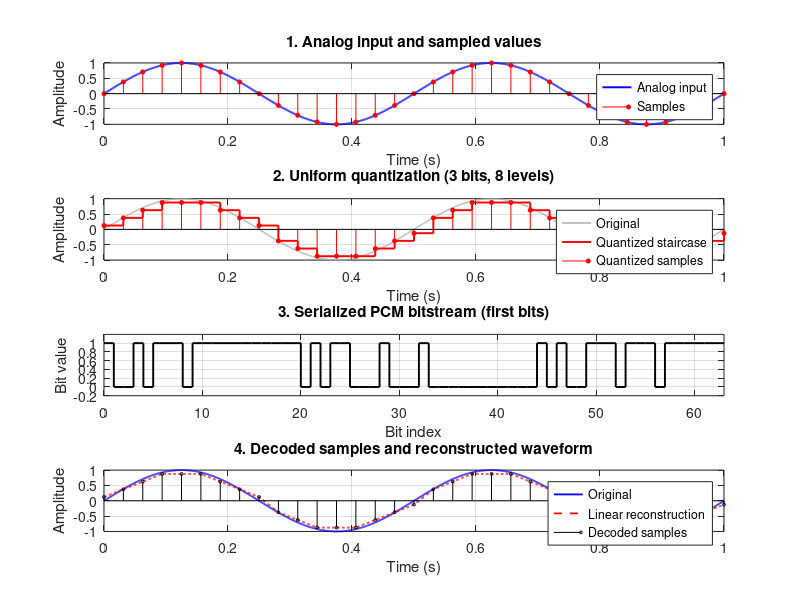

Write the MATLAB code that produced this figure.
%% Experiment 1: Pulse Code Modulation (PCM) and Demodulation
% Standalone simulation; uses core MATLAB functions only.
% Save as pcm_simulation.m and press Run.

clear; close all; clc;

%% Parameters
A = 1;                  % Analog signal peak amplitude
fm = 2;                 % Analog signal frequency (Hz)
fs = 32;                % Sampling frequency (Hz), must exceed 2*fm
nBits = 3;              % Bits per PCM sample
T = 1;                  % Simulation duration (s)
t = 0:1/2000:T;         % Fine time grid for the analog signal

if fs <= 2*fm
    warning('Sampling theorem: choose fs > 2*fm for this demonstration.');
end

x = A*sin(2*pi*fm*t);

%% Sampling
Ts = 1/fs;
ts = 0:Ts:T;
xs = A*sin(2*pi*fm*ts);

%% Uniform quantization
L = 2^nBits;
vmin = -A;
vmax = A;
delta = (vmax-vmin)/L;

% Quantizer index 0...(L-1), then quantization reconstruction levels
idx = floor((xs-vmin)/delta);
idx = min(max(idx,0),L-1);
xq = vmin + (idx + 0.5)*delta;

%% Binary encoding: most-significant bit first
bitMatrix = zeros(numel(idx), nBits);
for k = 1:numel(idx)
    bitMatrix(k,:) = bitget(uint32(idx(k)), nBits:-1:1);
end
bitStream = reshape(bitMatrix.', 1, []);

%% Simple PCM decoding and reconstruction
% Decoding maps each codeword back to its quantization level.
decodedSamples = xq;
tReconstruction = 0:1/2000:T;
xReconstructed = interp1(ts, decodedSamples, tReconstruction, 'linear', 'extrap');

%% Display numerical summary
fprintf('PCM SIMULATION SUMMARY\n');
fprintf('Sampling frequency       : %.2f Hz\n', fs);
fprintf('Input frequency          : %.2f Hz\n', fm);
fprintf('Bits per sample          : %d\n', nBits);
fprintf('Quantization levels      : %d\n', L);
fprintf('Quantization step size   : %.4f V\n', delta);
fprintf('PCM bit rate             : %.2f bits/s\n', nBits*fs);
fprintf('Bit stream               : ');
fprintf('%d', bitStream);
fprintf('\n');

%% Visualization
figure('Name','PCM: Sampling, Quantization, Encoding and Reconstruction', ...
       'Color','w');

subplot(4,1,1);
plot(t,x,'b','LineWidth',1.4); hold on;
stem(ts,xs,'r','filled','MarkerSize',3);
grid on; xlim([0 T]);
title('1. Analog input and sampled values');
xlabel('Time (s)'); ylabel('Amplitude');
legend('Analog input','Samples','Location','best');

subplot(4,1,2);
plot(t,x,'Color',[0.65 0.65 0.65],'LineWidth',1); hold on;
stairs(ts,xq,'r','LineWidth',1.4);
stem(ts,xq,'r','filled','MarkerSize',3);
grid on; xlim([0 T]);
title(sprintf('2. Uniform quantization (%d bits, %d levels)',nBits,L));
xlabel('Time (s)'); ylabel('Amplitude');
legend('Original','Quantized staircase','Quantized samples','Location','best');

subplot(4,1,3);
numShow = min(numel(bitStream), 64);
stairs(0:numShow-1, bitStream(1:numShow),'k','LineWidth',1.4);
grid on; ylim([-0.2 1.2]); xlim([0 max(1,numShow-1)]);
title('3. Serialized PCM bitstream (first bits)');
xlabel('Bit index'); ylabel('Bit value');

subplot(4,1,4);
plot(t,x,'b','LineWidth',1.3); hold on;
plot(tReconstruction,xReconstructed,'r--','LineWidth',1.3);
stem(ts,decodedSamples,'k','MarkerSize',2);
grid on; xlim([0 T]);
title('4. Decoded samples and reconstructed waveform');
xlabel('Time (s)'); ylabel('Amplitude');
legend('Original','Linear reconstruction','Decoded samples','Location','best');
